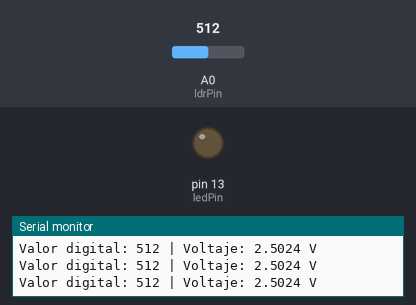
Bench run of a sketch on a simulated Arduino Uno, built with avr-gcc and run on an emulated ATmega328P. On the bench: output pins drawn as LEDs (lit = HIGH), the last lines printed to the serial monitor. Inputs (shaded band) come from the test bench; at power-on: A0 (ldrPin) = 512.

Above: at 1.3 s.
1.4 s: A0 (ldrPin) set to 892
2.9 s: A0 (ldrPin) set to 912
At 3.7 s:
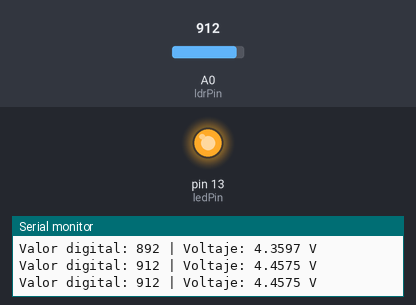
4.5 s: A0 (ldrPin) set to 900
At 5.0 s:
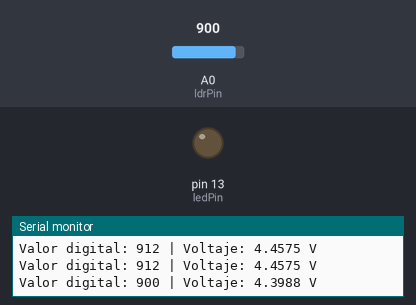
6.0 s: A0 (ldrPin) set to 1023
At 7.4 s:
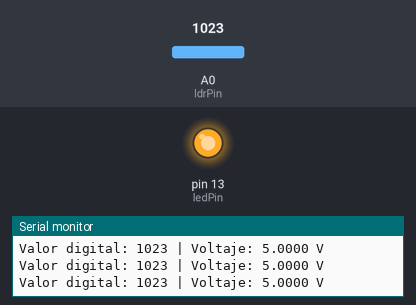
Timing chart, 0 to 8.5 s (numbered marks = the images above; inputs shaded):
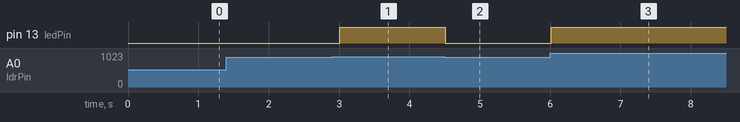

Measured:
- the behaviour switches between 900 and 901 on A0 (ldrPin) (found by bisection; images 0 and 1)
- after the input at 2.9 s, pin 13 (ledPin): LOW → HIGH after 0.11 s
- after the input at 4.5 s, pin 13 (ledPin): HIGH → LOW at once
- after the input at 6.0 s, pin 13 (ledPin): LOW → HIGH at once

The sketch:

P3_SensorDeLuz.ino
```cpp
// Define el pin analógico donde está conectada la fotorresistencia
const int ldrPin = A0;
// Define el pin digital donde está conectado el LED
const int ledPin = 13;
// Umbral de luz para encender el LED
const int lightThreshold = 900;  // Ajusta según tus necesidades

// Variable para almacenar el valor leído de la fotorresistencia
int ldrValue = 0;

void setup() {
  // Inicia la comunicación serial a 9600 bps
  Serial.begin(9600);
  // Configura el pin del LED como salida
  pinMode(ledPin, OUTPUT);
}

void loop() {
  // Lee el valor de la fotorresistencia (valor entre 0 y 1023)
  ldrValue = analogRead(ldrPin);

  // Convierte el valor digital a voltaje (0V a 5V)
  float voltage = ldrValue * (5.0 / 1023.0);

  // Muestra el valor digital y el voltaje en el monitor serial
  Serial.print("Valor digital: ");
  Serial.print(ldrValue);
  Serial.print(" | Voltaje: ");
  Serial.print(voltage, 4); // 4 decimales para mayor precisión
  Serial.println(" V");

  // Comprueba si el valor supera el umbral
  if (ldrValue > lightThreshold) {
    // Enciende el LED
    digitalWrite(ledPin, HIGH);
  } else {
    // Apaga el LED
    digitalWrite(ledPin, LOW);
  }

  // Pausa de 500 milisegundos antes de la siguiente lectura
  delay(500);
}
```
